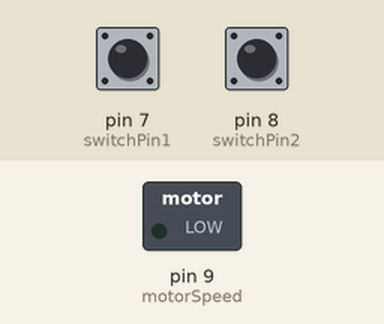
Simulated run of this sketch. Board: Arduino Uno, built with avr-gcc and run on an emulated ATmega328P. Shown: switched loads named in the sketch (green lamp = pin HIGH). The test bench sets the inputs (shaded band); at power-on: pin 7 (switchPin1) HIGH, pin 8 (switchPin2) HIGH.

Above: at 1.2 s.
1.3 s: pin 7 (switchPin1) pulled LOW for 3.2 s
At 1.8 s:
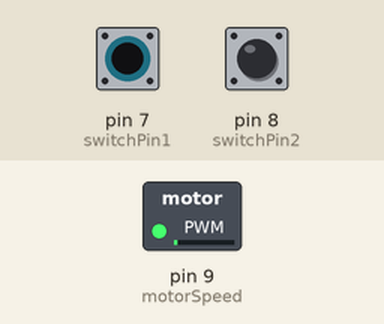
6.0 s: pin 7 (switchPin1) pulled LOW for 3.2 s
At 10.1 s:
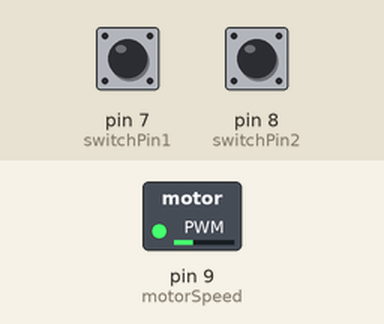
10.7 s: pin 8 (switchPin2) pulled LOW for 3.2 s
At 11.4 s:
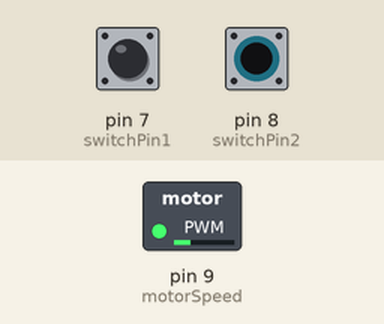
15.4 s: pin 8 (switchPin2) driven LOW
At 17.7 s:
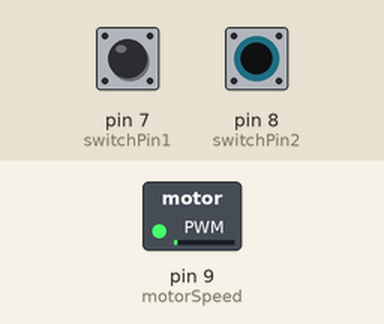
18.4 s: pin 8 (switchPin2) driven HIGH
At 19.0 s:
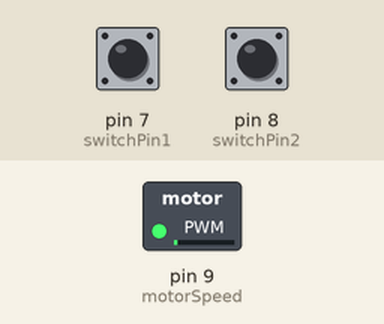
19.9 s: pin 8 (switchPin2) driven LOW
At 21.5 s:
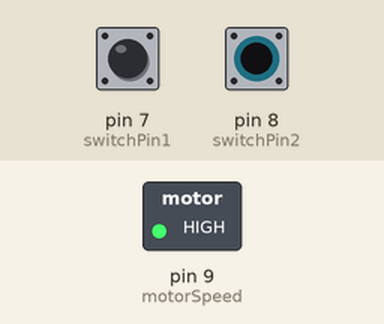
Timing chart, 0 to 23.0 s (numbered marks = the images above; inputs shaded):
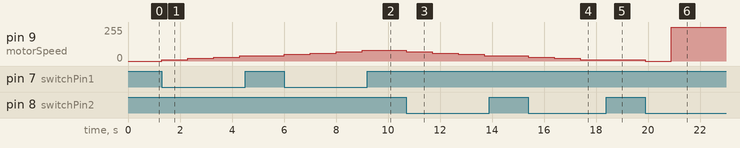

The sketch:

motorspeed.ino
```cpp
int switchPin1 = 7;
int switchPin2 = 8;
int motorSpeed = 9;
int a = 0;

void setup() {
 pinMode(switchPin1,INPUT);
 pinMode(switchPin2,INPUT);
 pinMode(motorSpeed,OUTPUT);
}

void loop() {
  if(LOW == digitalRead(switchPin1)){
    a = a+10;
    analogWrite(motorSpeed,a);
    delay(1000);
  }

  if(LOW == digitalRead(switchPin2)){
    a = a-10;
    analogWrite(motorSpeed,a);
    delay(1000);
  }
}
```

Measured:
- after the input at 1.3 s, pin 9 (motorSpeed): 0/255 → 10/255 at once, → 20/255 1.0 s later, → 30/255 1.0 s later, → 40/255 1.0 s later
- after the input at 6.0 s, pin 9 (motorSpeed): 40/255 → 50/255 at once, → 60/255 1.0 s later, → 70/255 1.0 s later, → 80/255 1.0 s later
- after the input at 10.7 s, pin 9 (motorSpeed): 80/255 → 70/255 at once, → 60/255 1.0 s later, → 50/255 1.0 s later, → 40/255 1.0 s later
- after the input at 15.4 s, pin 9 (motorSpeed): 40/255 → 30/255 at once, → 20/255 1.0 s later, → 10/255 1.0 s later
- after the input at 18.4 s, pin 9 (motorSpeed): stays 10/255 (without the input it goes to 0/255 after 0.00 s)
- after the input at 19.9 s, pin 9 (motorSpeed): 10/255 → 0/255 at once, → 255/255 1.0 s later
